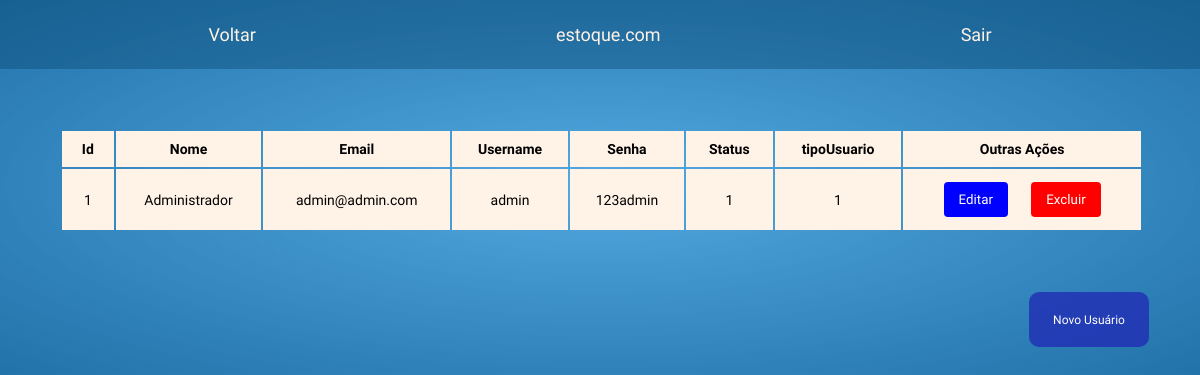
Page /Usuarios/listarUsuarios.php (signed in) on the committed database.
### tables this page shows
create table Usuarios
	(
		id int not null primary key auto_increment,
		nome varchar(50) not null,
		email varchar(30) not null,
		username varchar(20) not null,
		senha varchar(15) not null,
		status		int			 not null, 
		tipoUsuario int			 not null
		 
	);

### Usuarios/listarUsuarios.php (the view, shortened to what this page needs)
<!DOCTYPE html>
<html lang="pt-br">
<head>
    <link rel="stylesheet" href="../estilos/usuarios/listarUsuarios.css">
</head>
<?php
if ($_SESSION['tipoUsuario'] == 1) {
    ?>
    <header class="cabecalho">
        <nav class="menuCabecalho">
            <a class="voltar" href="../home/homePage.php">Voltar</a>
            <p class="logo">estoque.com </p>
            <a class="sair" href="../Login/logout.php">Sair</a>
        </nav>
    </header>
    <body>
        <form>
            <table campos>
                <tr class="linha">
                <td class="coluna">
                        <p><b>Id</b></p>
                    </td>
                    <td class="coluna">
                        <p><b>Nome</b></p>
                    </td>
                    <td class="coluna">
                        <p><b>Email</b></p>
                    </td>
                    <td class="coluna">
                        <p><b>Username</b></p>
                    </td>
                    <td class="coluna">
                        <p><b>Senha</b></p>
                    </td>
                    <td class="coluna">
                        <p><b>Status</b></p>
                    </td>
                    <td class="coluna">
                        <p><b>tipoUsuario</b></p>
                    </td>
                    <td class="coluna">
                        <p><b>Outras Ações</b></p>
                    </td>
                </tr>
                <?php
                require_once "../conexao.php";
                $sql = "SELECT * from Usuarios";
                $resultado = $conexao->query($sql);
                $dados = $resultado->fetchAll(PDO::FETCH_ASSOC);
                foreach ($dados as $row) {
                    ?>
                    <tr class="linha">
                    <td class="coluna">
                            <?php
                            echo "<p>" . $row['id'] . "</p>
                        </td>";
                            ?>
                        <td class="coluna">
                            <?php
                            echo "<p>" . $row['nome'] . "</p>
                        </td>";
                            ?>
                        <td class="coluna">
                            <?php
                            echo "<p>" . $row['email'] . "</p>
                        </td>";
                            ?>
                        <td class="coluna">
                            <?php
                            echo "<p>" . $row['username'] . "</p>
                         </td>";
                            ?>
                        <td class="coluna">
                            <?php
                            echo "<p>" . $row['senha'] . "</p>
                         </td>";
                            ?>
                        <td class="coluna">
                            <?php
                            echo "<p>" . $row['status'] . "</p>
                        </td>";
                            ?>
                        <td class="coluna">
                        <?php
                            echo "<p>" . $row['tipoUsuario'] . "</p>
                        </td>";
                            ?>
                        <td class="coluna">
                    <?php echo "<a href='editarUsuario.php?id=$row[id]'><button class='editar' type='button'>Editar</button></a>";?>
                       <?php echo "<a href='excluirUsuario.php?id=$row[id]'><button class='excluir' type='button'>Excluir</button></a>";?>
                    </td>
                    </tr>
                    <?php
                }
                echo "</table></form>";
                ?>
                <form method="get" action="cadastrarUsuario.php">
                    <button class="novoUsuario" >Novo Usuário</button>
                </form>
    </body>
    <?php
} else if ($_SESSION['tipoUsuario'] == 2 || $_SESSION['tipoUsuario'] == 3){
    echo "<script>alert('Você não tem permissão para acessar esta página'); window.location.href='../home/homePage.php'</script>";
    } else header("location: ../usuarioNaoLogado.php");
?>
</html>

### estilos/usuarios/listarUsuarios.css (style rules this page uses)
* { margin: 0; padding: 0; box-sizing: border-box; text-decoration: none; }
.cabecalho { background-color: rgba(6, 68, 110, 0.39); display: flex; flex-direction: row; align-items: center; justify-content: space-around; padding: 24px; height: auto; }
.menuCabecalho { display: flex; gap: 300px; }
.voltar { font-family: 'Sarala', sans-serif; font-size: 18px; font-weight: 400; color: #FFF2E7; }
.sair { font-family: 'Sarala', sans-serif; font-size: 18px; font-weight: 400; color: #FFF2E7; }
.logo { font-family: 'Righteous', cursive; font-size: 18px; font-weight: 400; color: #FFF2E7; }
body { background-image: radial-gradient(rgba(40, 147, 218, 0.801), rgba(8, 99, 160, 0.897)); width: auto; height: auto; margin-top: 0%; }
form { margin-top: 5%; align-items: center; margin-left: 5%; font-size: 100%; font-family: 'Sarala', sans-serif; color: black; font: bold; }
table { width: 95%; text-align: center; }
.coluna { font-family: 'Sarala', sans-serif; font-size: 14px; padding: 10px 15px; text-align: center; }
.linha { background-color: #FFF2E7; }
button { border: none; border-radius: 4px; cursor: pointer; color: #fff; margin: 3px; padding: 10px 15px; }
.editar { font-family: 'Sarala', sans-serif; background-color: blue; }
.excluir { font-family: 'Sarala', sans-serif; background-color: red; }
.novoUsuario { font-family: 'Sarala', sans-serif; font-size: 12px; background-color: rgba(33, 43, 181, 0.781); color: #fff; border:none; border-radius: 10px; height: 55px; width: 120px; cursor: pointer; display: block; flex-direction: row; margin-left: 85%; margin-block-start: 2%; margin-block-end: 2%; }

### rows in the picture
usuarios: id "1", nome "Administrador", email "admin@admin.com", username "admin", senha "123admin", status "1", tipoUsuario "1"
